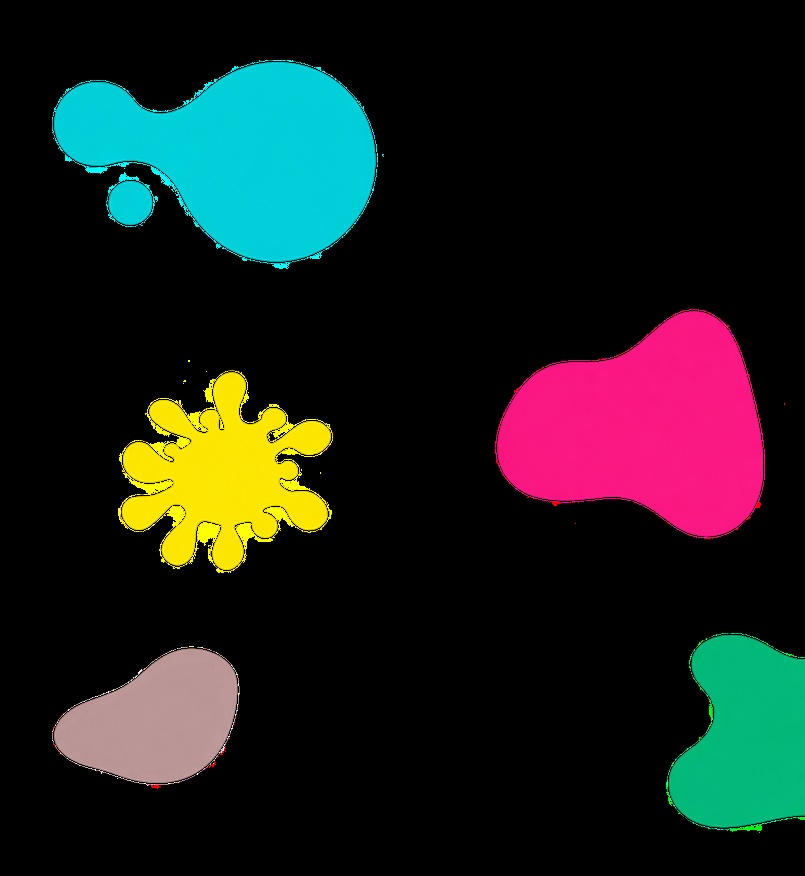
#> input picture images/blob.jpg, 805 x 876 px, shrunk from 1202 x 1308 before the run, found by its file name
$ python 3_SimplifyingImages.py
#> lines starting #> are read from the running program, lines starting #| are printed output that depends on the picture
import numpy as np
import cv2 as cv
img = cv.imread('D:/Training Image Processing/blob.jpg',cv.IMREAD_COLOR)
#> img is the input picture: shape (876, 805, 3); mean B, G, R 28.7, 31.5, 28.6
imgray = cv.cvtColor(img,cv.COLOR_BGR2GRAY )
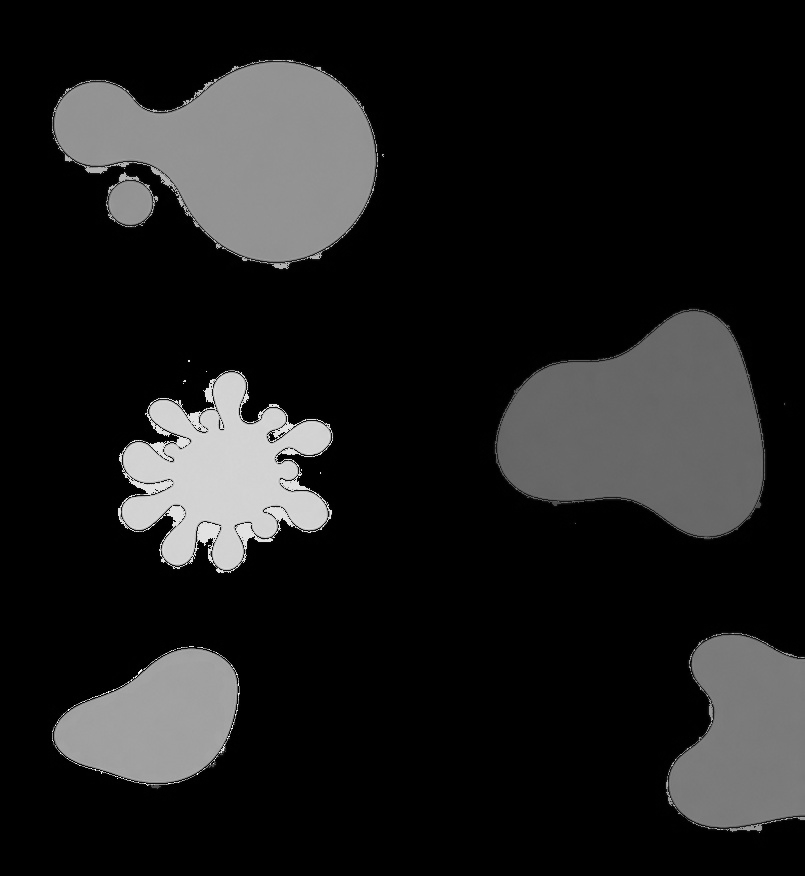
#> imgray: shape (876, 805); min 0, max 255, mean 30.3

'''
img2 = imgray[100:300,250:500]   #a special part of the image

imgray[100:300,250:500] = 255   # painting white color on the selected area
img[40:150,250:400 ]= 255
'''
'''
blue_blob = img[50:500,70:670]
img[250:700,270:870] = blue_blob  # put the selected area on the image again
'''

#BGR
b=img[:,:,0]
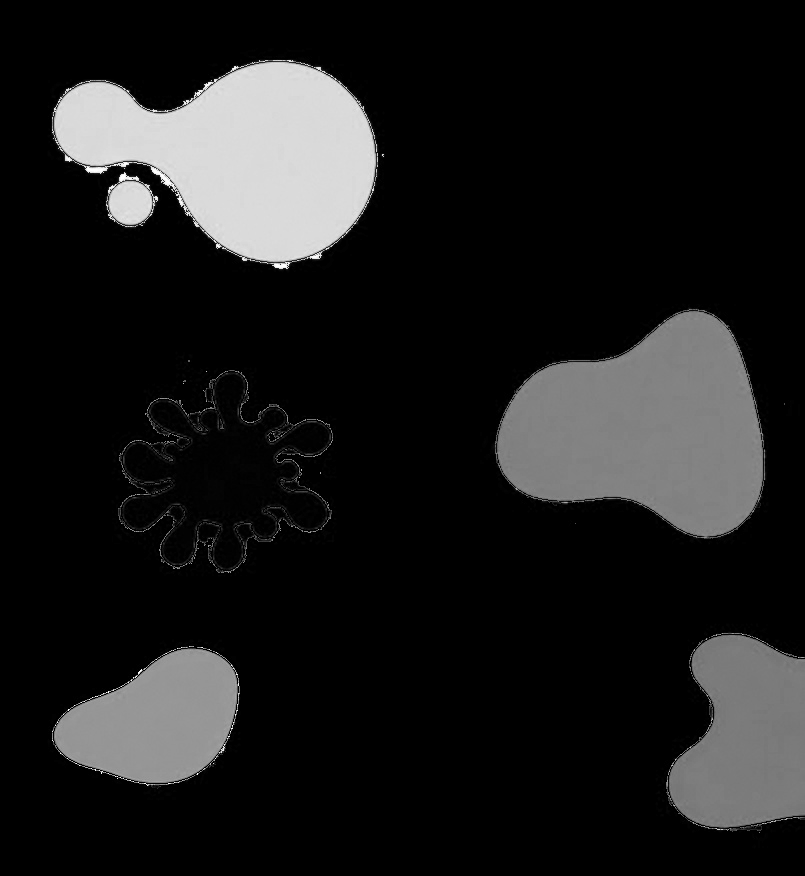
#> b: shape (876, 805); min 0, max 255, mean 28.7
g=img[:,:,1]
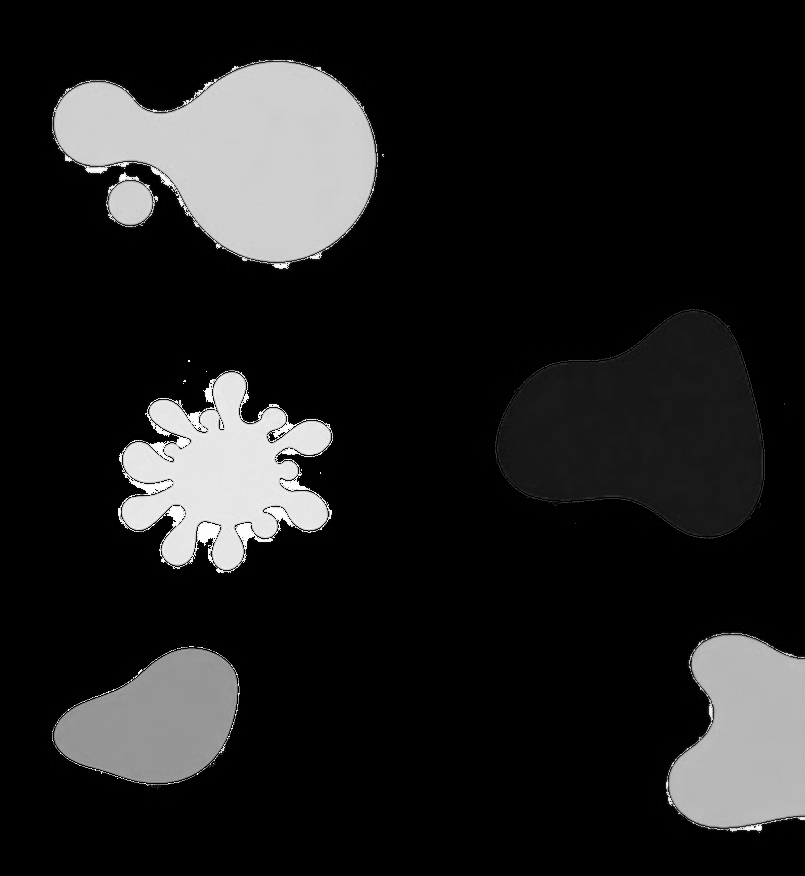
#> g: shape (876, 805); min 0, max 255, mean 31.5
r=img[:,:,2]
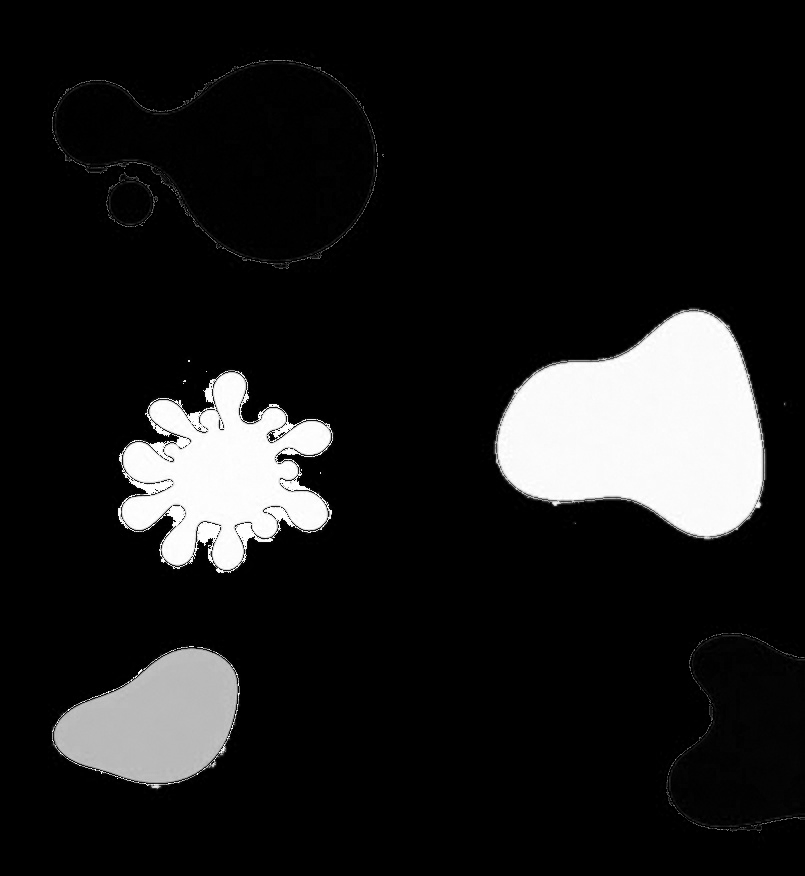
#> r: shape (876, 805); min 0, max 255, mean 28.6


img[:,:,2]=0   # remove red color from the picture completely
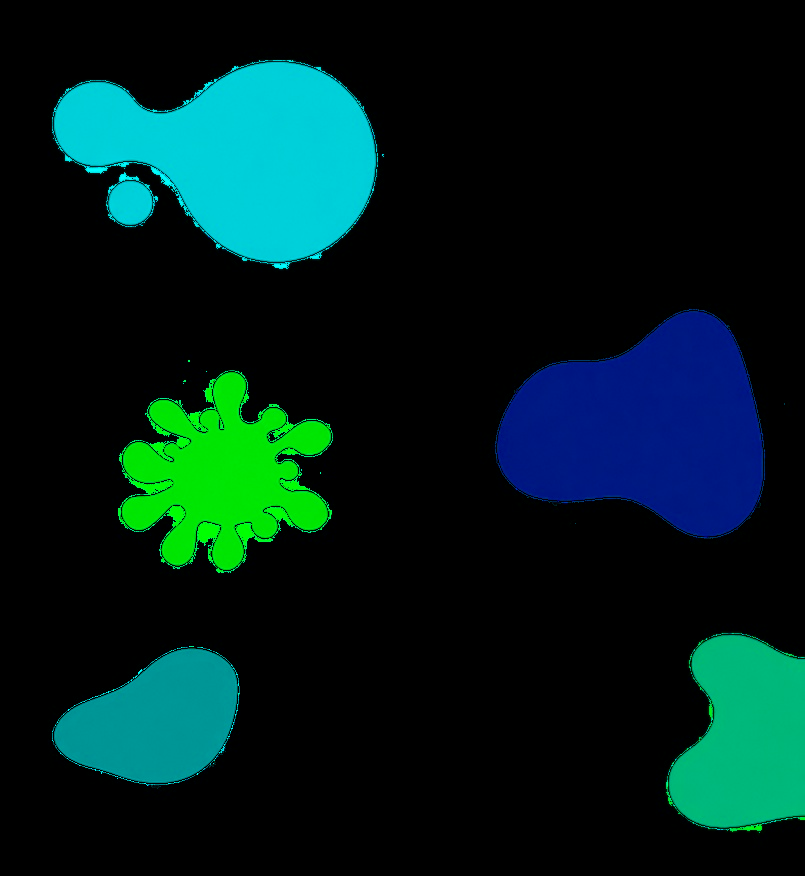
#> img: shape (876, 805, 3); mean B, G, R 28.7, 31.5, 0

b,g,r = cv.split(img)
#> r: shape (876, 805); every value is 0
img = cv.merge((b,g,r))


cv.imshow('image',img)

#cv.imshow('image gray',imgray)
#cv.imshow('image crop', img2)

#cv.imshow('blue_blob',blue_blob)

cv.imshow('Blue',b)
cv.imshow('Red',r)
cv.imshow('Green',r)

cv.waitKey(0)
cv.destroyAllWindows()

$ run again, with images/BookPage.jpg copied over images/blob.jpg
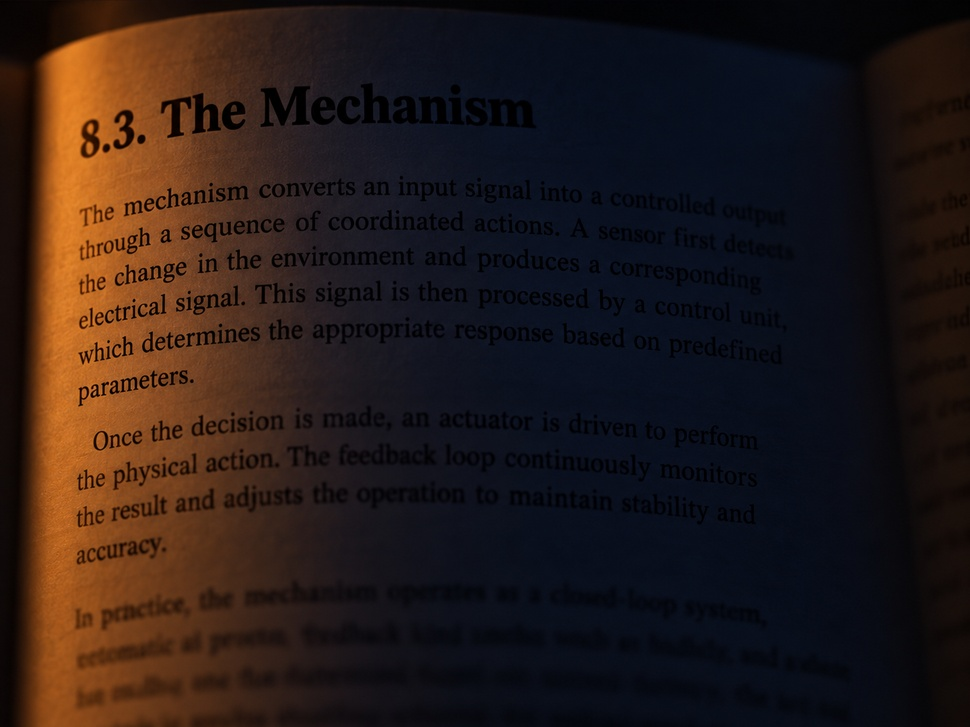
#> input picture images/BookPage.jpg, 970 x 727 px, shrunk from 1448 x 1086 before the run, found by its file name
#> img is the input picture: shape (727, 970, 3); mean B, G, R 23.9, 26.8, 39.3
#> `r=img[:,:,2]`:
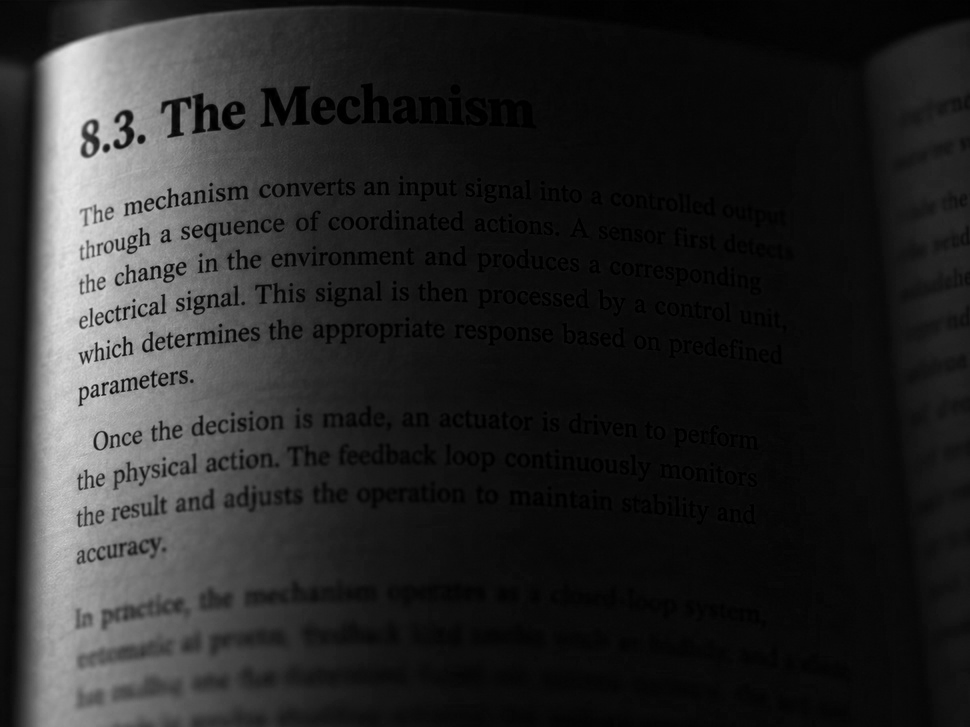
#> r: shape (727, 970); min 0, max 231, mean 39.3
#> `img[:,:,2]=0`:
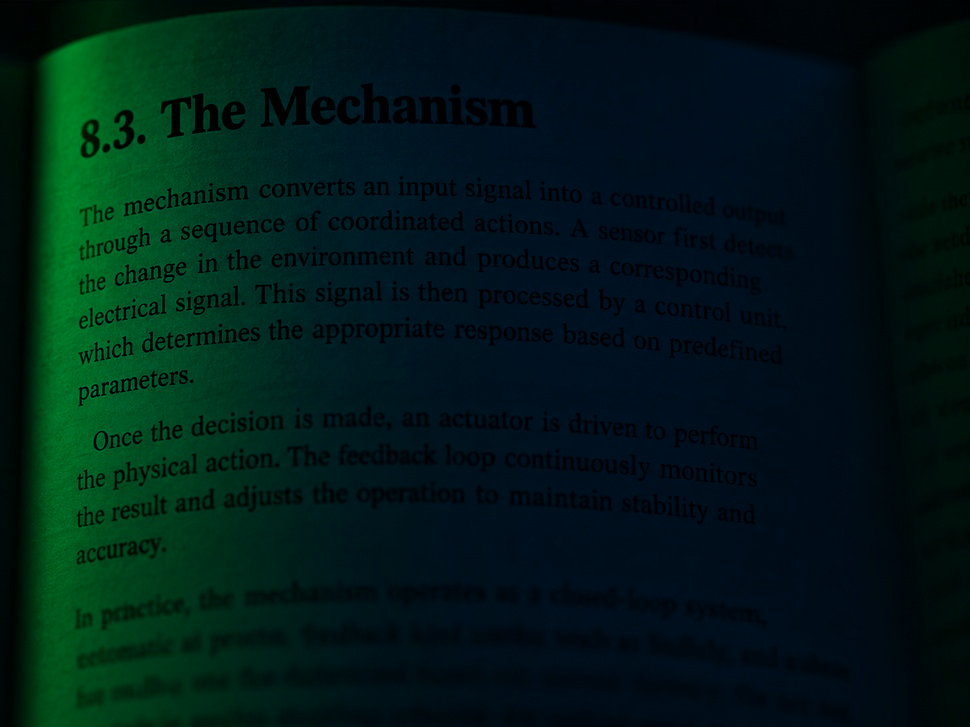
#> img: shape (727, 970, 3); mean B, G, R 23.9, 26.8, 0

$ run again, with images/BrainMRI.jpg copied over images/blob.jpg
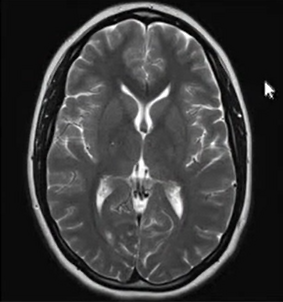
#> input picture images/BrainMRI.jpg, 283 x 302 px, found by its file name
#> img is the input picture: shape (302, 283, 3); mean B, G, R 59.4, 59.3, 59.4
#> `img[:,:,2]=0`:
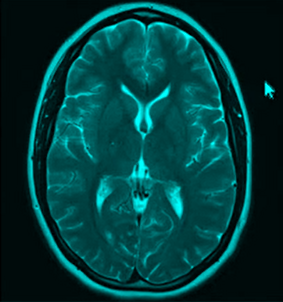
#> img: shape (302, 283, 3); mean B, G, R 59.4, 59.3, 0

$ run again, with images/Neuron.jpg copied over images/blob.jpg
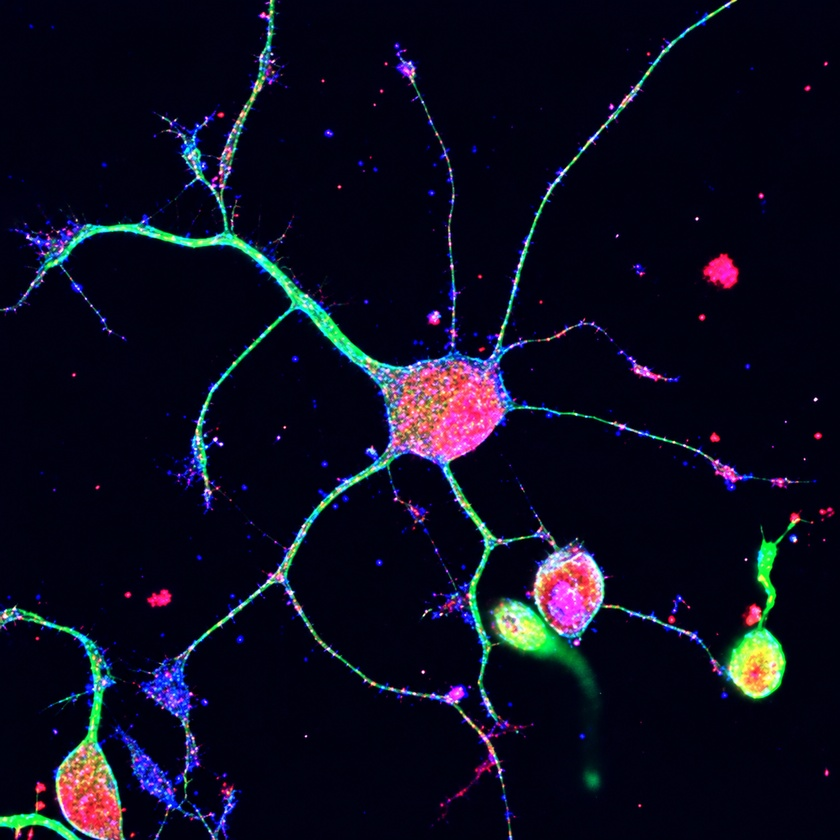
#> input picture images/Neuron.jpg, 840 x 840 px, shrunk from 1254 x 1254 before the run, found by its file name
#> img is the input picture: shape (840, 840, 3); mean B, G, R 30.8, 13.4, 13.2
#> `r=img[:,:,2]`:
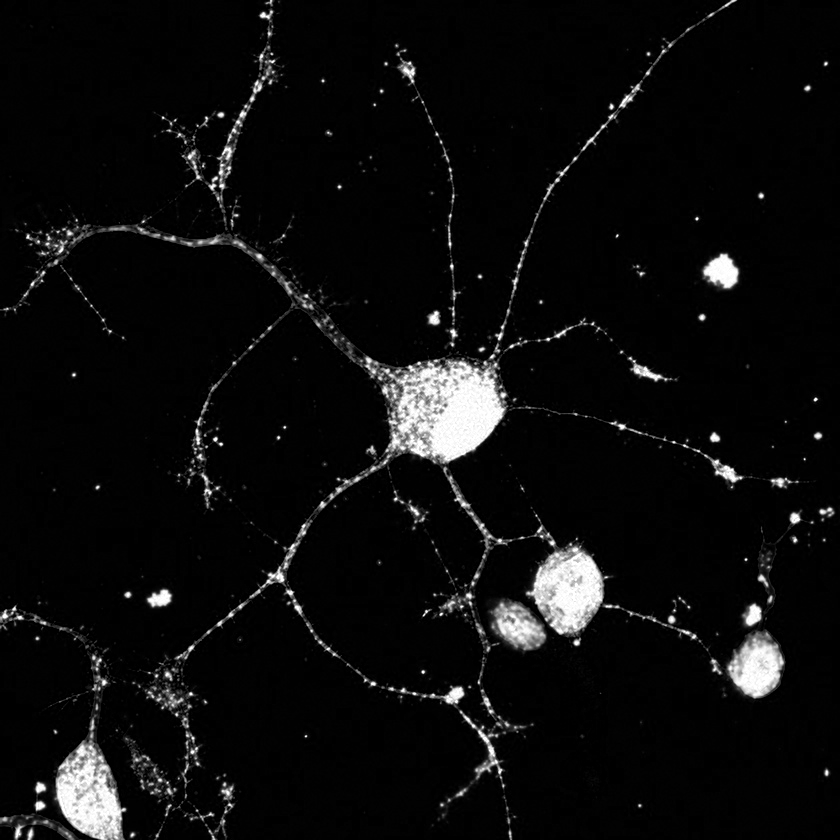
#> r: shape (840, 840); min 0, max 255, mean 13.2
#> `img[:,:,2]=0`:
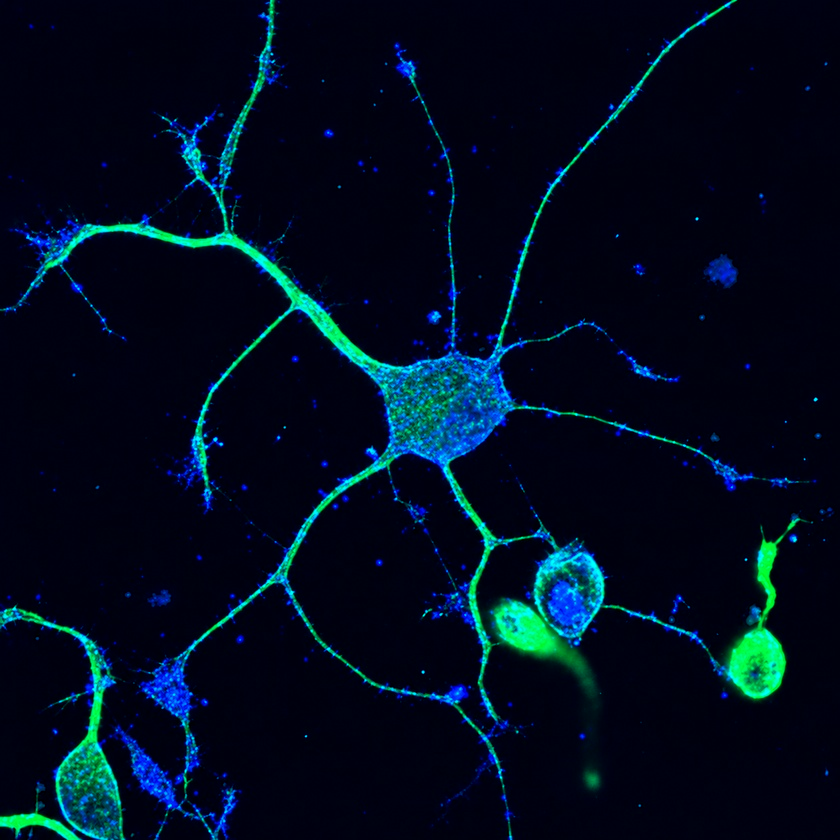
#> img: shape (840, 840, 3); mean B, G, R 30.8, 13.4, 0
